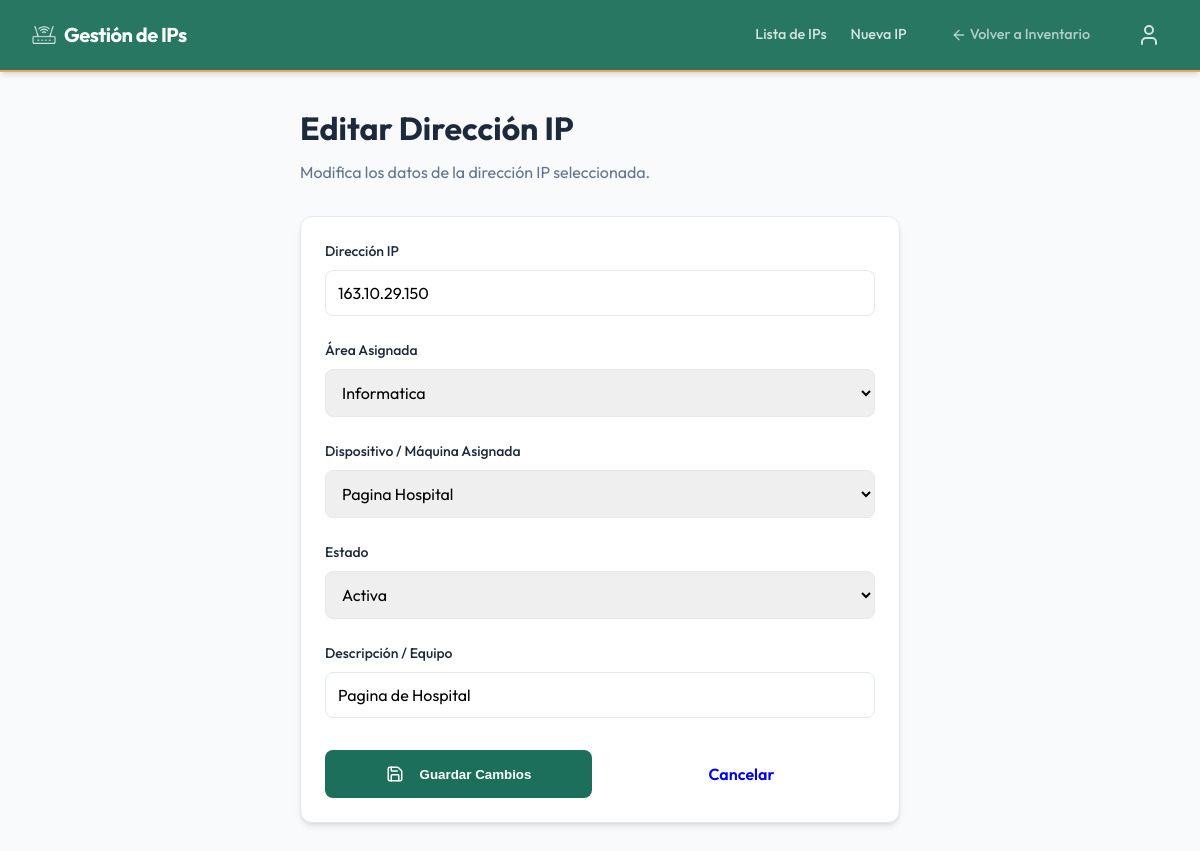
/ips/5/editar/ (signed in), run on an earlier commit of the app's database.
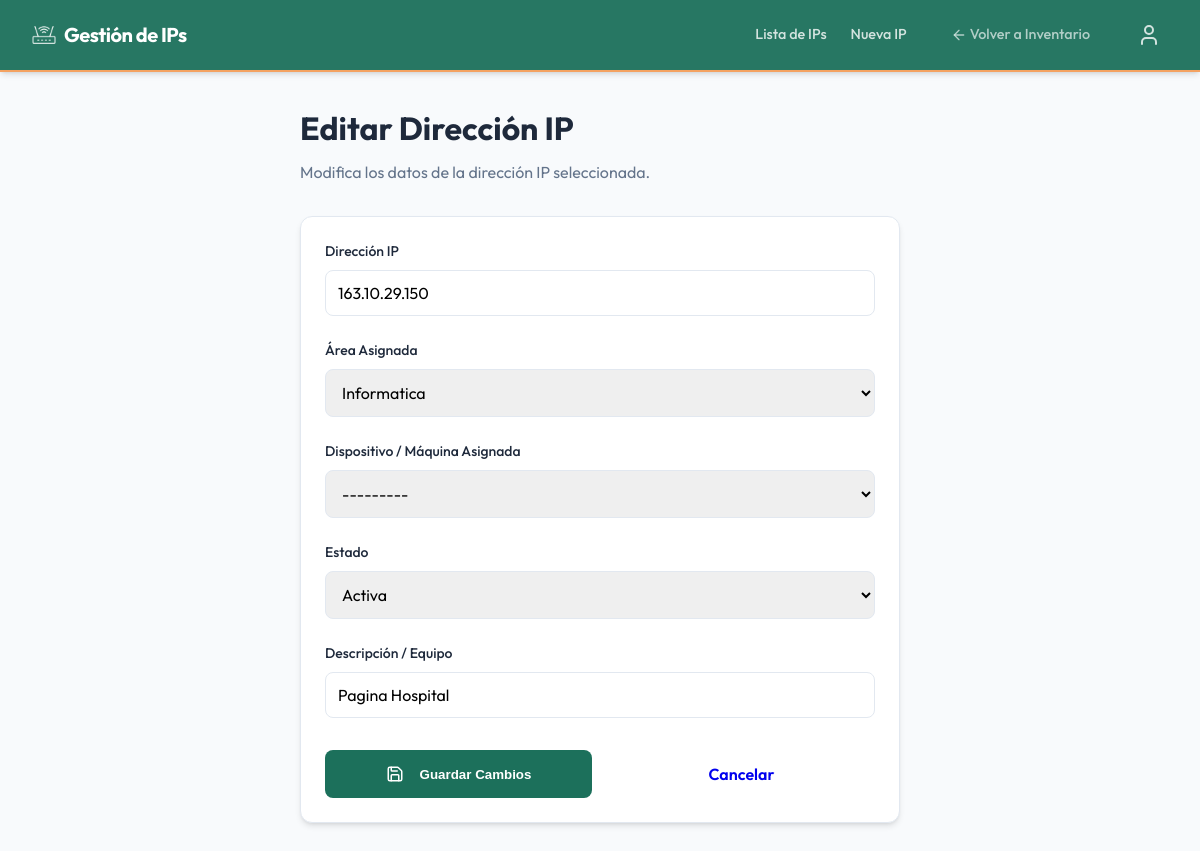
And on a later commit of the database.
### gestion_ips/models.py (models this page shows, shortened)
class DireccionIP(models.Model):
    ESTADOS = [
        ('ACTIVA', 'Activa'),
        ('INACTIVA', 'Inactiva'),
        ('RESERVADA', 'Reservada'),
    ]
    direccion_ip = models.GenericIPAddressField(unique=True, verbose_name="Dirección IP")
    area = models.ForeignKey(Area, on_delete=models.SET_NULL, null=True, blank=True, verbose_name="Área Asignada", related_name="ips")
    dispositivo = models.OneToOneField(Item, on_delete=models.SET_NULL, null=True, blank=True, verbose_name="Dispositivo / Máquina Asignada", related_name="ip_asignada")
    descripcion = models.CharField(max_length=200, blank=True, null=True, verbose_name="Descripción / Equipo")
    estado = models.CharField(max_length=20, choices=ESTADOS, default='ACTIVA', verbose_name="Estado")
    fecha_actualizacion = models.DateTimeField(auto_now=True, verbose_name="Última actualización")
    class Meta:
        verbose_name = "Dirección IP"
        verbose_name_plural = "Direcciones IP"
        ordering = ['direccion_ip']

### gestion_ips/views.py (the view, shortened to what this page needs)
# urls.py: path('<int:pk>/editar/', views.IPUpdateView.as_view(), name='ip_update'),
class IPUpdateView(LoginRequiredMixin, UpdateView):
    model = DireccionIP
    form_class = IPForm
    template_name = 'gestion_ips/ip_form.html'
    success_url = reverse_lazy('ip_list')

### gestion_ips/forms.py
class IPForm(forms.ModelForm):
    class Meta:
        model = DireccionIP
        fields = ['direccion_ip', 'area', 'dispositivo', 'estado', 'descripcion']
        widgets = {
            'direccion_ip': forms.TextInput(attrs={'class': 'form-control', 'placeholder': 'Ej. 192.168.1.50'}),
            'area': forms.Select(attrs={'class': 'form-control'}),
            'dispositivo': forms.Select(attrs={'class': 'form-control'}),
            'estado': forms.Select(attrs={'class': 'form-control'}),
            'descripcion': forms.TextInput(attrs={'class': 'form-control', 'placeholder': 'Ej. PC Recepción (Opcional)'}),
        }

### inventario/models.py (called while the page is built)
    def __str__(self):
        return self.nombre

    def __str__(self):
        return self.nombre

### templates/gestion_ips/ip_form.html (shortened to what this page needs)
{% extends 'base_ips.html' %}
{% block content %}
<div style="max-width: 600px; margin: 0 auto;">
    <div class="header-actions" style="margin-bottom: 2rem;">
        <h1 style="margin: 0;">{% if object %}Editar Dirección IP{% else %}Nueva Dirección IP{% endif %}</h1>
        <p style="color: var(--text-muted); margin-top: 0.5rem;">
            {% if object %}Modifica los datos de la dirección IP seleccionada.{% else %}Registra una nueva dirección IP en el sistema.{% endif %}
        </p>
    </div>
    <div class="card">
        <form method="post">
            {% for field in form %}
            <div class="form-group" style="margin-bottom: 1.5rem;">
                <label for="{{ field.id_for_label }}" style="display: block; margin-bottom: 0.5rem; font-weight: 500;">
                    {{ field.label }}
                </label>
                {{ field }}
            </div>
            {% endfor %}
            <div style="display: flex; gap: 1rem; margin-top: 2rem;">
                <button type="submit" class="btn btn-primary" style="flex: 1;">
                    <i data-lucide="save" style="margin-right: 0.5rem; width: 18px; height: 18px; vertical-align: text-bottom;"></i>
                    {% if object %}Guardar Cambios{% else %}Registrar IP{% endif %}
                </button>
                <a href="{% url 'ip_list' %}" class="btn btn-secondary" style="flex: 1; text-align: center;">Cancelar</a>
            </div>
        </form>
    </div>
</div>
{% endblock %}

What changed in the data, as far as the page shows it:
changed DireccionIP "Informatica": dispositivo "Pagina Hospital" → "---------"; descripcion "Pagina de Hospital" → "Pagina Hospital"
